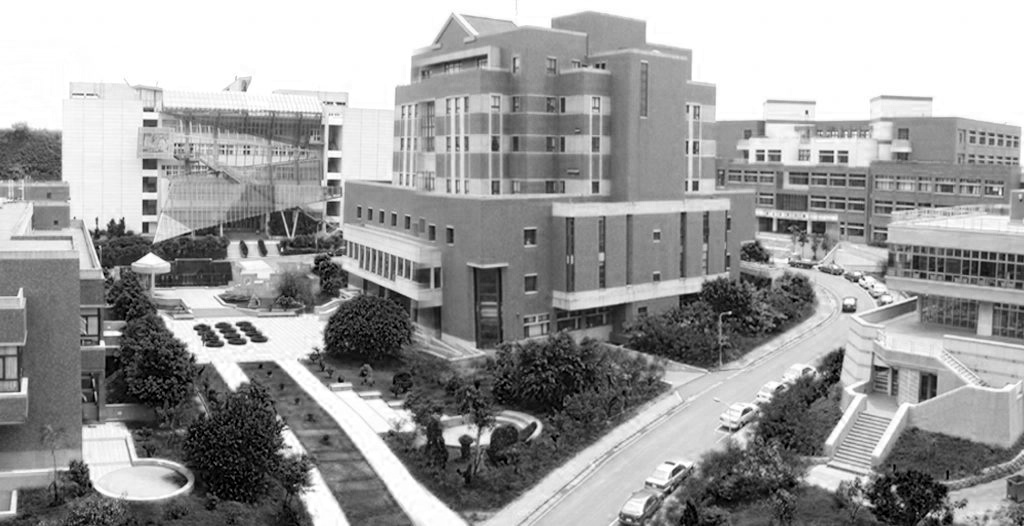
#> input picture dist/model.jpg, 1024 x 526 px, found by its file name
$ python SVDbuild.py
#> lines starting #> are read from the running program, lines starting #| are printed output that depends on the picture
#!/usr/bin/env python
# coding: utf-8

# In[1]:


import numpy as np
import cv2
import os
from PIL import Image

np.set_printoptions(threshold=np.inf)


# In[2]:


print('Loading.....')

def get_approx_matrix(u, sigma, v, rank):
    m = len(u)
    n = len(v)
    a = np.zeros((m, n))
    k = 0
    while k < rank:
        uk = u[:, k].reshape(m, 1)
        vk = v[k].reshape(1, n)
        a += sigma[k] * np.dot(uk, vk)
        k += 1


    return a.astype("float")


# In[3]:


def uxs1(u, sigma, rank):
    m = len(u)
    k = 0
    c = 0

    while k < rank:
        uk = u[:, k].reshape(m, 1)
        d = sigma[k] *uk
        k += 1
        if c==0:
            b = d


        elif c==1:
            ua = np.hstack((b, d))

        else:
            ua = np.hstack((ua, d))
        c+=1


    ua.astype("float")

    return ua


# In[4]:


def vxs1(v, rank):
    n = len(v)
    cc = 0
    k = 0
    while k < rank:
        vk = v[k, :].reshape(1, n)
        k += 1
        if cc==0:
            temp = vk


        elif cc==1:
            vv = np.vstack((temp, vk))

        else:
            vv = np.vstack((vv, vk))
        cc+=1


    vv.astype("float")

    return vv


# In[5]:


filepath = "./model.jpg"


if os.path.isfile(filepath):

    img = cv2.imread(filepath, cv2.IMREAD_GRAYSCALE)
#> img is the input picture: shape (526, 1024); min 0, max 255, mean 155.5

    print('Building.....')
    a = np.array(img)
    u0, sigma0, v0 = np.linalg.svd(a)
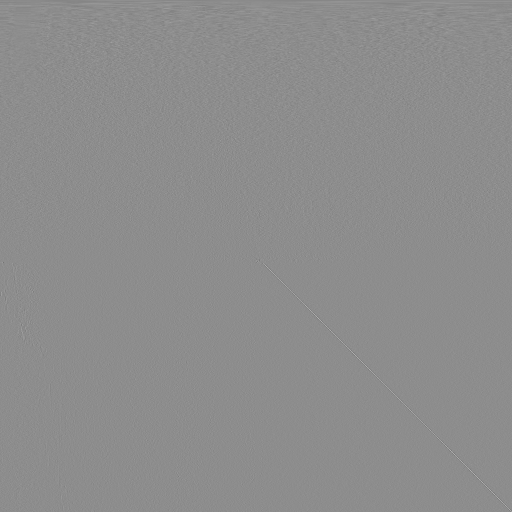
#> v0: shape (1024, 1024) float64 (shown at 1/2 size); min -0.831, max 0.669, mean -3.03e-05; drawn with min black and max white
#> sigma0 = 526 values, max 119309.9 at index 0, min 5.99e-13 at index 525, mean 870

    R = get_approx_matrix(u0, sigma0, v0, 200)
#> in get_approx_matrix, `m = len(u)`: m = 526
#> in get_approx_matrix, `n = len(v)`: n = 1024
#> the loop in get_approx_matrix, `while k < rank:` made 200 passes
#> pass 1, in get_approx_matrix, `a += sigma[k] * np.dot(uk, vk)`:
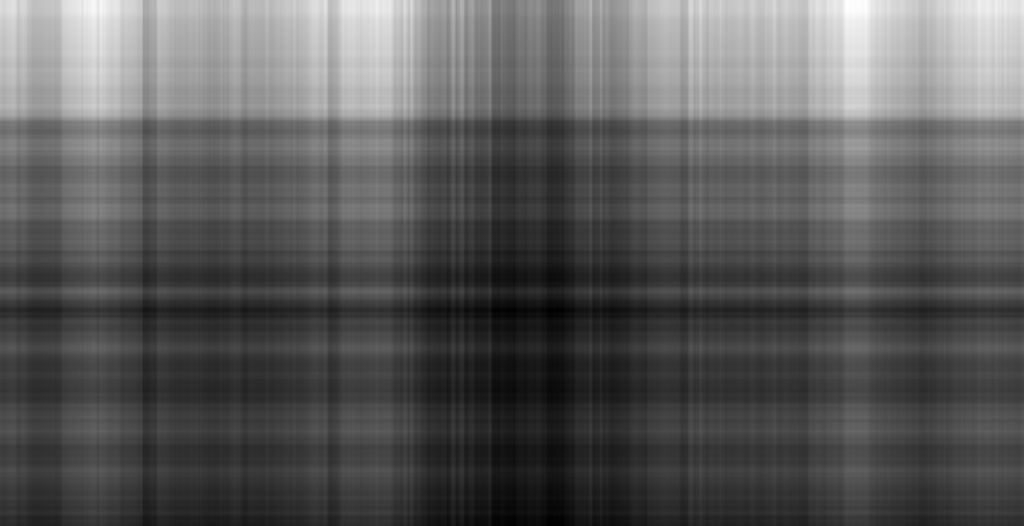
#> a: shape (526, 1024) float64; min 71.78, max 305.4, mean 155.5; drawn with min black and max white
#> pass 3, in get_approx_matrix, `a += sigma[k] * np.dot(uk, vk)`:
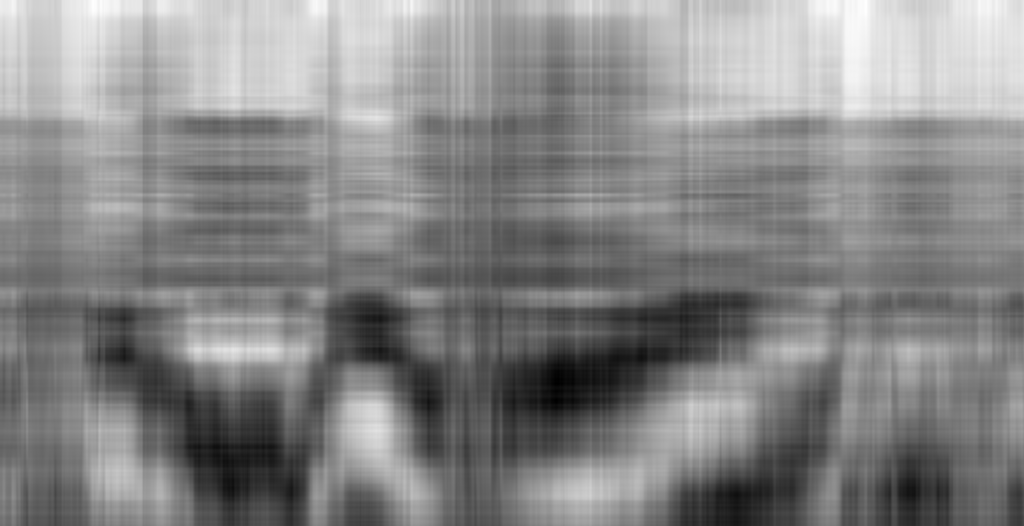
#> a: shape (526, 1024) float64; min -8.37, max 302.1, mean 155.5; drawn with min black and max white
#> after the loop in get_approx_matrix, `while k < rank:`: k = 200

    usr = uxs1(u0, sigma0, 200)
#> in uxs1, `m = len(u)`: m = 526
#> after the loop in uxs1, `while k < rank:`: c = 200
#> in uxs1, `ua.astype("float")`:
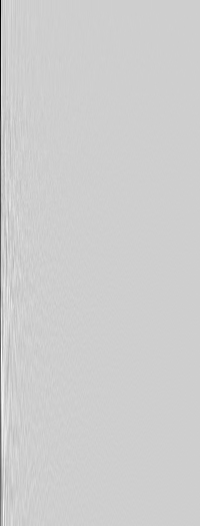
#> ua: shape (526, 200) float64; min -8106.9, max 1899, mean -24.7; drawn with min black and max white

    us1r, us2r, us3r, us4r = np.hsplit(usr, 4)

    savefolderpath1 = "./LS"
    if os.path.isdir(savefolderpath1):
        cv2.imwrite("./LS/ls1r.jpg", us1r)
        cv2.imwrite("./LS/ls2r.jpg", us2r)
        cv2.imwrite("./LS/ls3r.jpg", us3r)
        cv2.imwrite("./LS/ls4r.jpg", us4r)
        np.save('./LS/LS1', us1r)
        np.save('./LS/LS2', us2r)
        np.save('./LS/LS3', us3r)
        np.save('./LS/LS4', us4r)

    else:
        try:
            os.makedirs(savefolderpath1)
            cv2.imwrite("./LS/ls1r.jpg", us1r)
            cv2.imwrite("./LS/ls2r.jpg", us2r)
            cv2.imwrite("./LS/ls3r.jpg", us3r)
            cv2.imwrite("./LS/ls4r.jpg", us4r)
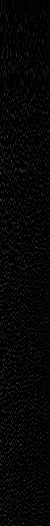
#> saved as ls4r.jpg: shape (526, 50); min 0, max 76, mean 6.1
            np.save('./LS/LS1', us1r)
            np.save('./LS/LS2', us2r)
            np.save('./LS/LS3', us3r)
            np.save('./LS/LS4', us4r)
        except PermissionError:
            print("權限不足。")
            os.system("pause")

    vr = vxs1(v0, 200)
#> in vxs1, `n = len(v)`: n = 1024
#> after the loop in vxs1, `while k < rank:`: cc = 200
#> in vxs1, `vv.astype("float")`:
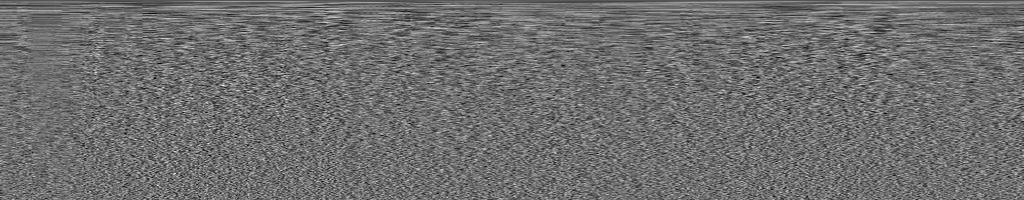
#> vv: shape (200, 1024) float64; min -0.137, max 0.177, mean -0.000156; drawn with min black and max white

    vs1r, vs2r, vs3r, vs4r = np.vsplit(vr, 4)
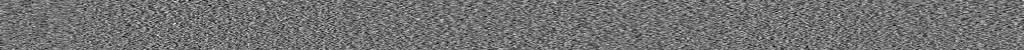
#> vs4r: shape (50, 1024) float64; min -0.13, max 0.16, mean 2.24e-06; drawn with min black and max white
    savefolderpath2 = "./RS"
    if os.path.isdir(savefolderpath2):
        cv2.imwrite("./RS/rs1.jpg", vs1r)
        cv2.imwrite("./RS/rs2.jpg", vs2r)
        cv2.imwrite("./RS/rs3.jpg", vs3r)
        cv2.imwrite("./RS/rs4.jpg", vs4r)
        np.save('./RS/RS1', vs1r)
        np.save('./RS/RS2', vs2r)
        np.save('./RS/RS3', vs3r)
        np.save('./RS/RS4', vs4r)
        print('完成!!')
        os.system("pause")
    else:
        try:
            os.makedirs(savefolderpath2)
            cv2.imwrite("./RS/rs1.jpg", vs1r)
            cv2.imwrite("./RS/rs2.jpg", vs2r)
            cv2.imwrite("./RS/rs3.jpg", vs3r)
            cv2.imwrite("./RS/rs4.jpg", vs4r)
            np.save('./RS/RS1', vs1r)
            np.save('./RS/RS2', vs2r)
            np.save('./RS/RS3', vs3r)
            np.save('./RS/RS4', vs4r)
            print('完成!!')
            os.system("pause")
        except PermissionError:
            print("權限不足。")
            os.system("pause")

else:
  print("找不到model.jpg")
  os.system("pause")


# In[ ]:


'''銘傳大學 資傳系 專研第五組 製作人廖柏宇'''
